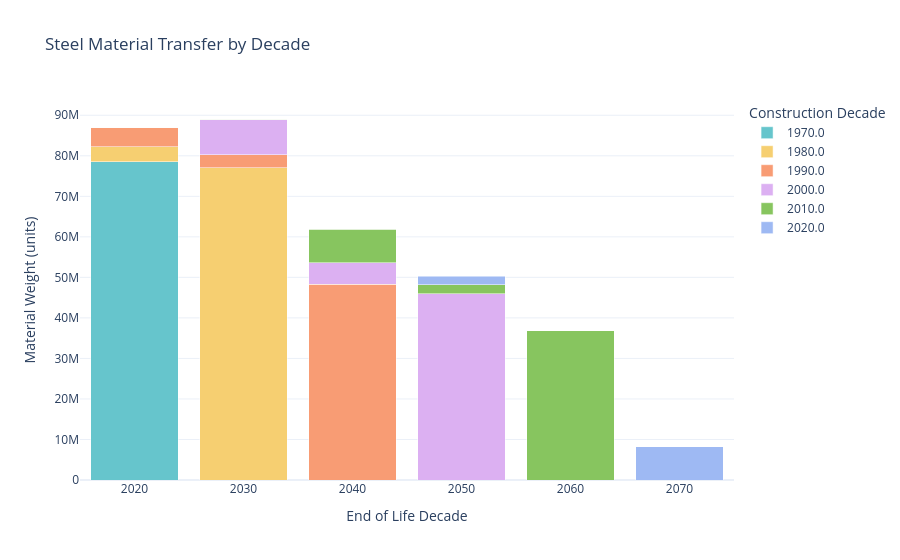

Notebook code cell kept with this figure:
### Code cell
# exclude end of life year before 2020
steel_df = steel_df[steel_df['end_of_life_year'] > 2020]
# Group the steel data by end of life decade and construction decade, summing the material weights
steel_transfer = steel_df.groupby(['end_of_life_decade', 'construction_decade'])['material_weight'].sum().unstack(fill_value=0)
# # Create the stacked bar chart
# steel_transfer.plot(kind='bar', stacked=True, figsize=(10, 6))
# plt.xlabel('End of Life Decade')
# plt.ylabel('Material Weight (units)')
# plt.title('Steel Material Transfer by Decade')
# plt.grid(False)
# plt.legend(title='Decade of Construction')
import plotly.express as px

# Reset index to get 'end_of_life_decade' as a column
steel_transfer_reset = steel_transfer.reset_index()

# Melt the DataFrame to long format
steel_transfer_melted = steel_transfer_reset.melt(
    id_vars='end_of_life_decade',
    var_name='construction_decade',
    value_name='material_weight'
)

# Create the stacked bar chart using Plotly
fig = px.bar(
    steel_transfer_melted,
    x='end_of_life_decade',
    y='material_weight',
    color='construction_decade',
    title='Steel Material Transfer by Decade',
    color_discrete_sequence=px.colors.qualitative.Pastel,  # Use Pastel palette
    labels={
        'end_of_life_decade': 'End of Life Decade',
        'material_weight': 'Material Weight (units)',
        'construction_decade': 'Construction Decade'
    },
    barmode='stack'
)
# I want a cleaner layout
fig.update_layout(
    template='plotly_white',
    xaxis_title='End of Life Decade',
    yaxis_title='Material Weight (units)',
    legend_title='Construction Decade',
    showlegend=True
)
fig.show()
# export the figure to svg
fig.write_image('steel_transfer.svg')

### Figure 1 — Plotly figure (JSON) as saved in the notebook; plotly's stock layout.template omitted (floating-point values rounded to 4 significant figures)
{"data": [{"alignmentgroup": "True", "hovertemplate": "Construction Decade=1970.0<br>End of Life Decade=%{x}<br>Material Weight (units)=%{y}<extra></extra>", "legendgroup": "1970.0", "marker": {"color": "rgb(102, 197, 204)", "pattern": {"shape": ""}}, "name": "1970.0", "offsetgroup": "1970.0", "orientation": "v", "showlegend": true, "textposition": "auto", "type": "bar", "x": [2020, 2030, 2040, 2050, 2060, 2070], "xaxis": "x", "y": [78560000.0, 0, 0, 0, 0, 0], "yaxis": "y"}, {"alignmentgroup": "True", "hovertemplate": "Construction Decade=1980.0<br>End of Life Decade=%{x}<br>Material Weight (units)=%{y}<extra></extra>", "legendgroup": "1980.0", "marker": {"color": "rgb(246, 207, 113)", "pattern": {"shape": ""}}, "name": "1980.0", "offsetgroup": "1980.0", "orientation": "v", "showlegend": true, "textposition": "auto", "type": "bar", "x": [2020, 2030, 2040, 2050, 2060, 2070], "xaxis": "x", "y": [3645000.0, 77070000.0, 0, 0, 0, 0], "yaxis": "y"}, {"alignmentgroup": "True", "hovertemplate": "Construction Decade=1990.0<br>End of Life Decade=%{x}<br>Material Weight (units)=%{y}<extra></extra>", "legendgroup": "1990.0", "marker": {"color": "rgb(248, 156, 116)", "pattern": {"shape": ""}}, "name": "1990.0", "offsetgroup": "1990.0", "orientation": "v", "showlegend": true, "textposition": "auto", "type": "bar", "x": [2020, 2030, 2040, 2050, 2060, 2070], "xaxis": "x", "y": [4785000.0, 3172000.0, 48350000.0, 0, 0, 0], "yaxis": "y"}, {"alignmentgroup": "True", "hovertemplate": "Construction Decade=2000.0<br>End of Life Decade=%{x}<br>Material Weight (units)=%{y}<extra></extra>", "legendgroup": "2000.0", "marker": {"color": "rgb(220, 176, 242)", "pattern": {"shape": ""}}, "name": "2000.0", "offsetgroup": "2000.0", "orientation": "v", "showlegend": true, "textposition": "auto", "type": "bar", "x": [2020, 2030, 2040, 2050, 2060, 2070], "xaxis": "x", "y": [114900.0, 8657000.0, 5233000.0, 45930000.0, 0, 0], "yaxis": "y"}, {"alignmentgroup": "True", "hovertemplate": "Construction Decade=2010.0<br>End of Life Decade=%{x}<br>Material Weight (units)=%{y}<extra></extra>", "legendgroup": "2010.0", "marker": {"color": "rgb(135, 197, 95)", "pattern": {"shape": ""}}, "name": "2010.0", "offsetgroup": "2010.0", "orientation": "v", "showlegend": true, "textposition": "auto", "type": "bar", "x": [2020, 2030, 2040, 2050, 2060, 2070], "xaxis": "x", "y": [0, 180500.0, 8348000.0, 2243000.0, 36890000.0, 0], "yaxis": "y"}, {"alignmentgroup": "True", "hovertemplate": "Construction Decade=2020.0<br>End of Life Decade=%{x}<br>Material Weight (units)=%{y}<extra></extra>", "legendgroup": "2020.0", "marker": {"color": "rgb(158, 185, 243)", "pattern": {"shape": ""}}, "name": "2020.0", "offsetgroup": "2020.0", "orientation": "v", "showlegend": true, "textposition": "auto", "type": "bar", "x": [2020, 2030, 2040, 2050, 2060, 2070], "xaxis": "x", "y": [0, 0, 111900.0, 2080000.0, 0, 8223000.0], "yaxis": "y"}], "layout": {"barmode": "stack", "legend": {"title": {"text": "Construction Decade"}, "tracegroupgap": 0}, "showlegend": true, "title": {"text": "Steel Material Transfer by Decade"}, "xaxis": {"anchor": "y", "domain": [0, 1], "title": {"text": "End of Life Decade"}}, "yaxis": {"anchor": "x", "domain": [0, 1], "title": {"text": "Material Weight (units)"}}}}
